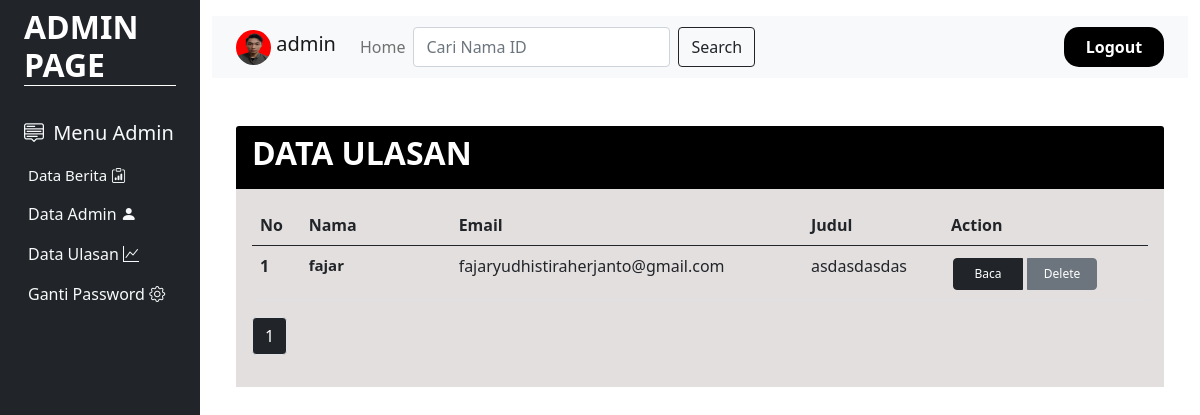
/admin/dataulasanpage.php (signed in), run on the app's committed database.
### tables this page shows
CREATE TABLE `user` (
  `id` varchar(30) NOT NULL,
  `username` varchar(50) NOT NULL,
  `email` varchar(50) NOT NULL,
  `jeniskelamin` enum('Laki-Laki','Perempuan','','') NOT NULL,
  `pekerjaan` varchar(50) NOT NULL,
  `password_user` varchar(50) NOT NULL,
  `thumbnail` varchar(255) NOT NULL,
  `level_user` varchar(15) NOT NULL
);

CREATE TABLE `ulasan` (
  `id_ulasan` int(11) NOT NULL,
  `id_user` varchar(50) NOT NULL,
  `judul_ulasan` varchar(255) NOT NULL,
  `content` text NOT NULL
);

### admin/dataulasanpage.php (the view, shortened to what this page needs)
<!DOCTYPE html>
<html lang="en">
<head>
      <link rel="stylesheet" href="../css/bootstrap.min.css">
          <link rel="stylesheet" href="https://cdn.jsdelivr.net/npm/bootstrap-icons@1.8.1/font/bootstrap-icons.css">
</head>
<body>
	<?php
    include "../koneksi.php";
    $query = mysqli_query($koneksi, "SELECT * FROM  user WHERE id='$_SESSION[id]'");
    $data = mysqli_fetch_array($query);
    ?>
<div class="container-fluid">
    <div class="row flex-nowrap">
        <div class="col-auto col-md-3 col-xl-2 px-sm-2 px-0 bg-dark ">
            <div class="d-flex flex-column align-items-center align-items-sm-start px-3 pt-2 text-white min-vh-100">
                <a href="# "class="d-flex align-items-center pb-3 mb-md-0 me-md-auto text-white text-decoration-none">
                    <h2 class="fw-bold d-none d-sm-inline" style="border-bottom:1px solid white; width:100%;">ADMIN PAGE</h2>
                </a>
                <ul class="nav nav-pills flex-column mb-sm-auto mb-0 align-items-center align-items-sm-start" id="menu">
                    <li>
                        <a href="#submenu1" data-bs-toggle="collapse" class="nav-link px-0 align-middle" style="font-size:20px;">
                           <i class="bi bi-menu-up text-light"></i> <span class="ms-1 d-none d-sm-inline text-light">Menu Admin</span> </a>
                        <ul class="collapse show nav flex-column ms-1" id="submenu1" data-bs-parent="#menu">
                        <li class="w-100">
                                <a href="databeritapage.php" class="nav-link px-0 text-light" style="font-size:15px;"> <span class="d-none d-sm-inline">Data Berita</span> <i class="bi bi-clipboard-data"></i></a>
                            </li>
                            <li>
                                <a href="menudataadminpage.php" class="nav-link px-0 text-light" style="font: size 15px;"> <span class="d-none d-sm-inline">Data Admin</span> <i class="bi bi-person-fill"></i> </a>
                            </li>
                            <li>
                                <a href="dataulasanpage.php" class="nav-link px-0 text-light" style="font: size 15px;"> <span class="d-none d-sm-inline">Data Ulasan </span><i class="bi bi-graph-up"></i></a>
                            </li>
                             <li>
                                <a href="gantipasswordadmin.php" class="nav-link px-0 text-light" style="font: size 15px;"> <span class="d-none d-sm-inline">Ganti Password</span> <i class="bi bi-gear"></i> </a>
                            </li>
                        </ul>
                    </li>
                </ul>
            </div>
        </div>
        <div class="col py-3">
<nav class="navbar navbar-expand-lg navbar-light bg-light">
  <div class="container-fluid">
    <a class="navbar-brand">
      <img src="../images/<?=$data['thumbnail']?>"style="width :35px; height:35px; border-radius:50%;" class="d-inline-block align-text-top">
      <?=$data['username']?>
    </a>
     <div class="collapse navbar-collapse" id="navbarNav">
    <ul class="navbar-nav">
         <li class="nav-item">
          <a class="nav-link" href="indexadmin.php">Home</a>
        </li>
    <form class="d-flex" method="post">
      <input class="form-control me-2" type="text" name="keyword" placeholder="Cari Nama ID" aria-label="Search">
      <button class="btn btn-outline-dark" type="submit" name="cari">Search</button>
    </form>
</ul>
<ul class="navbar-nav ms-auto">
        <li class="nav-item" style="width:100px; background-color:black; text-align:center; border-radius:15px;">
          <a class="nav-link active fw-bold" aria-current="page" href="../logout.php" style="color:white;">Logout</a>
        </li>
    </ul>
  </div>
</div>
</nav>
        <div class="container my-5">
            <div class="row">
                <div class="col-md-12">
                    <div class="card border-0">
                        <div class="card-header">
                            <div class="d-flex justify-content-between">
                                <h2 class="fw-bold text-white">DATA ULASAN</h2>
                            </div>
                        </div>
                        <div class="card-body">
                            <div class="table-responsive">
                            <table class="table">
                                <thead>
                                    <tr>
                                        <th scope="col">No</th>
                                        <th scope="col">Nama</th>
                                        <th scope="col">Email</th>
                                        <th scope="col">Judul</th>
                                        <th scope="col">Action</th>
                                    </tr>
                                </thead>
                                <tbody>
<?php
include "../koneksi.php";
$limit = 5;
    if (isset($_GET["page"])) {
	$page  = $_GET["page"];
	}
    else{
	$page=1;
	};
$start_from = ($page-1) * $limit;
$no = 1;
$keyword=$_POST['keyword'];
    if ($keyword !=''){
        $query = mysqli_query($koneksi, "SELECT * FROM ulasan INNER JOIN user ON ulasan.id_user=user.id WHERE id_user LIKE '%$keyword%'");
    }else{
        $query = mysqli_query($koneksi, "SELECT * FROM ulasan INNER JOIN user ON ulasan.id_user=user.id ORDER BY id_ulasan ASC LIMIT $start_from, $limit ");
    }
    while ($data=mysqli_fetch_array($query)) {
?>
                                    <tr>
                                        <th scope="row"><?= $no++ ?></th>
                                        <td style="width:150px; font-size:15px;"><b><?= $data['username'] ?><b></td>
                                        <td><?= $data['email'] ?></td>
                                        <td><?= $data['judul_ulasan']?></td>
                                        <td>
                                            <div class="btn-group" style="margin-top:2px;">
                                                <a href="viewulasanpage.php?id_ulasan=<?= $data['id_ulasan'] ?>" class="btn btn-dark" style="width:70px; font-size:12px; margin:2px;">Baca</a>
                                                <a href="deleteulasanpage.php?id_ulasan=<?= $data['id_ulasan'] ?>" class="btn btn-secondary delete-link" style="width:70px; font-size:12px; margin:2px;">Delete</a>
                                            </div>
                                        </td>
                                    </tr>
                                    <?php
                                    }
                                    ?>
                                </tbody>
                            </table>
                            <?php
                            $result_db = mysqli_query($koneksi,"SELECT COUNT(*) as jumlah FROM ulasan");
                            $row_db = mysqli_fetch_row($result_db);
                            $total_records = $row_db[0];
                            $total_pages = ceil($total_records / $limit);
                            $pagLink = "<ul class='pagination'>";
                                for ($i=1; $i<=$total_pages; $i++) {
                                    $pagLink .= "<li class='page-item'><a class='page-link bg-dark text-white' href='databeritapage.php?page=".$i."'>".$i."</a></li>";
                                }
                            echo $pagLink . "</ul>";
                            ?>
                        </div>
                    </div>
                </div>
            </div>
        </div>
</div>
</body>
</html>

### admin/dataulasanpage.php (style rules this page uses)
.card-header { background-color:black; }
.card-body { background-color:#e4dfdf; }

### data on the page
user: thumbnail (picture), username "admin"
ulasan: id_user.username "fajar", id_user.email "fajaryudhistiraherjanto@gmail.com", judul_ulasan "asdasdasdas"
